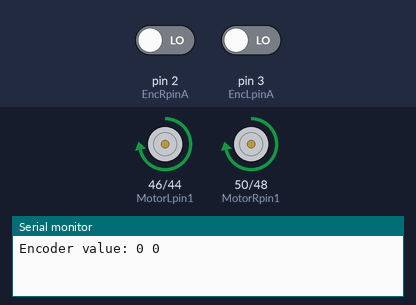
Bench run of a sketch on a simulated Arduino Mega 2560, built with avr-gcc and run on an emulated ATmega2560. Shown: motor-driver pin pairs drawn as motors (green arrow = first pin HIGH = forward, orange = second pin HIGH = backward, longer = more drive, scaled by the enable pin), the last lines printed to the serial monitor. Inputs (shaded band) come from the test bench; at power-on: pin 2 (EncRpinA) LOW, pin 3 (EncLpinA) LOW.

Above: at 0.5 s.
At 2.5 s:
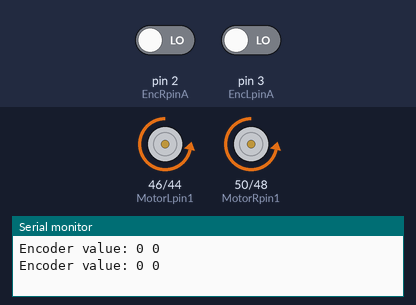
At 3.5 s:
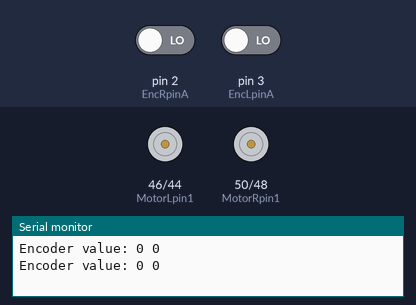
Timing chart, 0 to 5.2 s (numbered marks = the images above):
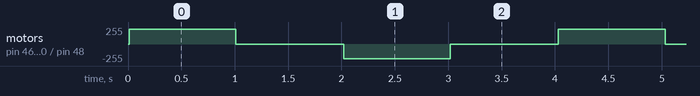

Measured:
- by itself, motor on pin 46 (MotorLpin1) / pin 44 (MotorLpin2), motor on pin 50 (MotorRpin1) / pin 48 (MotorRpin2): repeats every 4.0 s: stopped 1.0 s, backward 220/255 1.0 s, stopped 1.0 s, forward 220/255 1.0 s

The sketch:

Arduino_mega_robot_tester.ino
```cpp
const int EnRpin=7;
const int MotorRpin1 = 50;
const int MotorRpin2 = 48;

const int EnLpin=6;
const int MotorLpin1 = 46;
const int MotorLpin2 = 44;

const int EncRpinA=2;
const int EncRpinB=4;
const int EncLpinA=3;
const int EncLpinB=5;

volatile int L_Enc_val = 0; // Global variable for storing the encoder position
volatile int R_Enc_val = 0; // Global variable for storing the encoder position

void L_encoder_isr() {
  // Reading the current state of encoder A and B
  int L_EncA = digitalRead(EncLpinA);
  int L_EncB = digitalRead(EncLpinB);
  // If the state of A changed, it means the encoder has been rotated
  if ((L_EncA == HIGH) != (L_EncB == LOW)) {
    L_Enc_val--;
  } else {
    L_Enc_val++;
  }
}
void R_encoder_isr() {
  // Reading the current state of encoder A and B
  int R_EncA = digitalRead(EncRpinA);
  int R_EncB = digitalRead(EncRpinB);
  // If the state of A changed, it means the encoder has been rotated
  if ((R_EncA == HIGH) != (R_EncB == LOW)) {
    R_Enc_val--;
  } else {
    R_Enc_val++;
  }
}
void setup() {
  Serial.begin(115200); // Initialize serial communication
  pinMode(EncRpinA, INPUT);
  pinMode(EncRpinB, INPUT);
  pinMode(EncLpinA, INPUT);
  pinMode(EncLpinB, INPUT);
  pinMode(EnRpin, OUTPUT);
  pinMode(EnLpin, OUTPUT);
  pinMode(MotorRpin1, OUTPUT);
  pinMode(MotorRpin2, OUTPUT);
  pinMode(MotorLpin1, OUTPUT);
  pinMode(MotorLpin2, OUTPUT);
  analogWrite(EnRpin, 220);
  analogWrite(EnLpin, 220);
  // Attaching the ISR to encoder A
  attachInterrupt(digitalPinToInterrupt(2), R_encoder_isr, RISING);
  attachInterrupt(digitalPinToInterrupt(3), L_encoder_isr, RISING);
}
void loop() {
  Serial.println("Encoder value: " + String(L_Enc_val)+" "+ String(R_Enc_val));
  delay(10);
  digitalWrite(MotorRpin1, HIGH);
  digitalWrite(MotorRpin2, LOW);
  digitalWrite(MotorLpin1, HIGH);
  digitalWrite(MotorLpin2, LOW);
  delay(1000);

  digitalWrite(MotorRpin1, LOW);
  digitalWrite(MotorRpin2, LOW);
  digitalWrite(MotorLpin1, LOW);
  digitalWrite(MotorLpin2, LOW);
  delay(1000);

  Serial.println("Encoder value: " + String(L_Enc_val)+" "+ String(R_Enc_val));
  delay(10);
  digitalWrite(MotorRpin1, LOW);
  digitalWrite(MotorRpin2, HIGH);
  digitalWrite(MotorLpin1, LOW);
  digitalWrite(MotorLpin2, HIGH);
  delay(1000);
  digitalWrite(MotorRpin1, LOW);
  digitalWrite(MotorRpin2, LOW);
  digitalWrite(MotorLpin1, LOW);
  digitalWrite(MotorLpin2, LOW);
  delay(1000);

}
```
